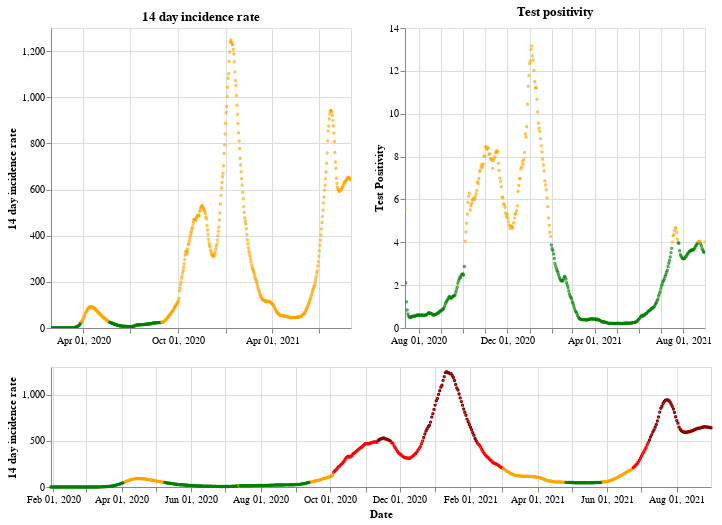

Notebook source saved alongside this figure:
### Markdown cell above
## England

### Code cell
plot_traffic_light('England')

### Figure 1 — Vega-Lite specification as saved in the notebook (floating-point values rounded to 4 significant figures; data arrays with more than 128 entries replaced by an {"elided": "..."} marker saying what was removed)
{"config": {"view": {"continuousWidth": 400, "continuousHeight": 300}}, "vconcat": [{"hconcat": [{"mark": {"type": "point", "size": 2}, "encoding": {"color": {"condition": {"value": "green", "test": "(datum.twoWeeklyCasesRate <= 25)"}, "value": "orange"}, "tooltip": [{"type": "nominal", "field": "areaName"}, {"type": "temporal", "field": "date"}, {"type": "quantitative", "field": "twoWeeklyCasesRate"}, {"type": "quantitative", "field": "testPositivity"}], "x": {"type": "temporal", "axis": {"title": ""}, "field": "date", "scale": {"domain": {"selection": "DateBrush"}}, "timeUnit": "yearmonthdate"}, "y": {"type": "quantitative", "axis": {"title": "14 day incidence rate"}, "field": "twoWeeklyCasesRate"}}, "title": "14 day incidence rate", "width": 300}, {"mark": {"type": "point", "size": 2}, "encoding": {"color": {"condition": {"value": "green", "test": "(datum.testPositivity <= 4)"}, "value": "orange"}, "tooltip": [{"type": "nominal", "field": "areaName"}, {"type": "temporal", "field": "date"}, {"type": "quantitative", "field": "twoWeeklyCasesRate"}, {"type": "quantitative", "field": "testPositivity"}], "x": {"type": "temporal", "axis": {"title": ""}, "field": "date", "scale": {"domain": {"selection": "DateBrush"}}, "timeUnit": "yearmonthdate"}, "y": {"type": "quantitative", "axis": {"title": "Test Positivity"}, "field": "testPositivity"}}, "title": "Test positivity", "width": 300}]}, {"layer": [{"mark": {"type": "point", "size": 2}, "encoding": {"color": {"condition": {"value": "orange", "test": "(((datum.testPositivity < 4) && (datum.twoWeeklyCasesRate >= 50)) && (datum.twoWeeklyCasesRate < 200))"}, "value": "red"}, "opacity": {"condition": {"value": 1, "test": "((datum.twoWeeklyCasesRate >= 50) && (datum.twoWeeklyCasesRate < 500))"}, "value": 0}, "tooltip": [{"type": "nominal", "field": "areaName"}, {"type": "temporal", "field": "date"}, {"type": "quantitative", "field": "twoWeeklyCasesRate"}, {"type": "quantitative", "field": "testPositivity"}], "x": {"type": "temporal", "axis": {"title": "Date"}, "field": "date", "timeUnit": "yearmonthdate"}, "y": {"type": "quantitative", "axis": {"title": "14 day incidence rate"}, "field": "twoWeeklyCasesRate"}}, "selection": {"DateBrush": {"type": "interval", "encodings": ["x"], "fields": ["Time"]}}}, {"mark": {"type": "point", "size": 2}, "encoding": {"color": {"value": "darkred"}, "opacity": {"condition": {"value": 1, "test": "(datum.twoWeeklyCasesRate >= 500)"}, "value": 0}, "tooltip": [{"type": "nominal", "field": "areaName"}, {"type": "temporal", "field": "date"}, {"type": "quantitative", "field": "twoWeeklyCasesRate"}, {"type": "quantitative", "field": "testPositivity"}], "x": {"type": "temporal", "axis": {"title": "Date"}, "field": "date", "timeUnit": "yearmonthdate"}, "y": {"type": "quantitative", "axis": {"title": "14 day incidence rate"}, "field": "twoWeeklyCasesRate"}}}, {"mark": {"type": "point", "size": 2}, "encoding": {"color": {"condition": {"value": "green", "test": "((datum.testPositivity < 4) && (datum.twoWeeklyCasesRate < 50))"}, "value": "orange"}, "opacity": {"condition": {"value": 1, "test": "(datum.twoWeeklyCasesRate < 50)"}, "value": 0}, "tooltip": [{"type": "nominal", "field": "areaName"}, {"type": "temporal", "field": "date"}, {"type": "quantitative", "field": "twoWeeklyCasesRate"}, {"type": "quantitative", "field": "testPositivity"}], "x": {"type": "temporal", "axis": {"title": "Date"}, "field": "date", "timeUnit": "yearmonthdate"}, "y": {"type": "quantitative", "axis": {"title": "14 day incidence rate"}, "field": "twoWeeklyCasesRate"}}}], "height": 120, "width": 660}], "data": {"name": "data-99bd66a731ab686d68d018b5fe803223"}, "$schema": "https://vega.github.io/schema/vega-lite/v4.8.1.json", "datasets": {"data-99bd66a731ab686d68d018b5fe803223": {"elided": "580 records"}}}
